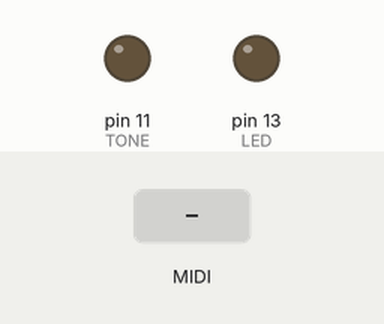
Simulated run of this sketch. Board: Arduino Uno, built with avr-gcc and run on an emulated ATmega328P. On the bench: output pins drawn as LEDs (lit = HIGH). The test bench sets the inputs (shaded band). MIDI output is not drawn; random numbers use the default seed unless the sketch sets one.

Above: at 1.2 s.
1.3 s: MIDI note 36 received
At 1.47 s:
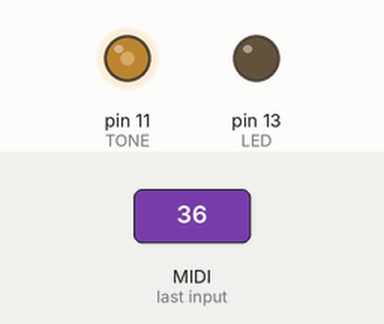
3.0 s: MIDI note 67 received
At 3.5 s:
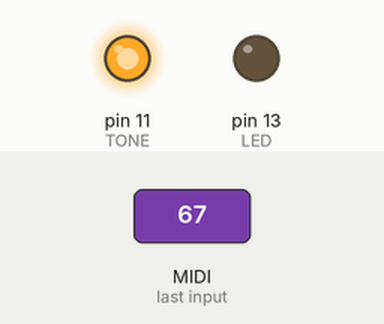
Timing chart, 0 to 6.0 s (numbered marks = the images above; inputs shaded):
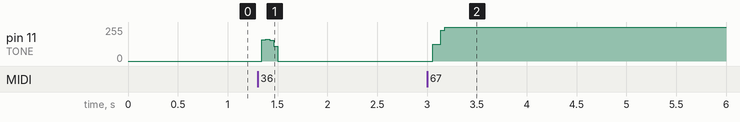

The sketch:

Alesis_SR16.ino
```cpp
#include </home/balin/sketchbook/libraries/MIDI/src/MIDI.h>

MIDI_CREATE_DEFAULT_INSTANCE();

// -----------------------------------------------------------------------------

// This example shows the old way of checking for input messages.
// It's simpler to use the callbacks now, check out the dedicated example.

#define TONE 11
#define LED 13                   // LED pin on Arduino Uno

// -----------------------------------------------------------------------------

void BlinkLed(byte num)         // Basic blink function
{
  num=0;
    for (byte i=0;i<num;i++)
    {
        digitalWrite(LED,HIGH);
        delay(50);
        digitalWrite(LED,LOW);
        //delay(450);
    }
}

double freq_from_midi(int midinote){
  int normalized_note;
  normalized_note = midinote-57;
  double twel=pow(2,float(1)/float(12));

  double freq = pow(twel,float(normalized_note))*220;
  return freq;

}

void SynthNote (int midinote){
  int normalized_note;
  double freq;
  int blink_note=0;

  switch (midinote){
    case 48: // tom 1
    Thump();
    break;

    case 36: // kick
    Stick();
    Thump();
    break;


    case 45: // tom 2
    Stick();
    break;

    case 38: // snare
    Stick();
    Whomp();
    break;


    case 41: // tom 3
    Squeek();
    break;

    case 42: // closed hat
    Stick();
    Whomp();
    Squeek();
    break;


    case 51: // ride
    Sticks();
    break;

    case 46: // open hat
    Noise(100000, 4000,6000);
    break;


    case 49: // crash
    Noise(10000, 100,1000);
    break;

    case 39: // claps
    Noise(100000, 3000,5000);
    break;


    case 65: // perc 1
    Whomp();
    break;

    case 67: // perc 2
    Noise(100000, 2000,4000);
    break;

  }

  freq=freq_from_midi(midinote);

  if (blink_note){
     tone(TONE,freq ,100);
     BlinkLed(1);
  }


  //BlinkLed(int(abs(midinote%10)));
}


void SynthOff(int midinote){
 // noTone(TONE);
}


void Noise(unsigned long dur,int minr, int maxr){
  unsigned long elap=0;
  int tog=1;
  int peak;

  while (elap<dur){
    peak=random(minr, maxr);
    elap+=peak;
    delayMicroseconds(peak);
    if (tog){
      digitalWrite(TONE,HIGH);
      tog=0;
    }else{
      digitalWrite(TONE,LOW);
      tog=1;
    }
  }
}

void Sticks(){
  int i;
  for (i=0;i<5;i++){
    Stick();
    delay(random(0,10));
  }
}

void Stick(){
  unsigned long dur=100000;
  unsigned long elap=0;
  int i;

  while (elap<dur){
    elap+=100/i;
    Noise(dur/100,100,100*i);
    i++;
  }
}

void Thump(){
  unsigned long dur=100000;
  unsigned long elap=0;
  int i;

  while (elap<dur){
    elap+=100*i;
    Noise(100*i,100,100*i);
    i++;
  }
}

void Squeek(){
  unsigned long dur=100000;
  unsigned long elap=0;
  int i=1;

  while (i<10){
    elap+=1000*(10-i);
    Noise(1000*(10-i),100,1000*(10-i));
    i++;
  }
}

void Whomp(){
  unsigned long dur=100000;
  unsigned long elap=0;
  int i;

  while (elap<dur){
    elap+=1000*i;
    Noise(1000*i,100,1000*i);
    i++;
  }
}

// -----------------------------------------------------------------------------

void setup()
{
    pinMode(LED, OUTPUT);
    pinMode(TONE, OUTPUT);

    MIDI.begin();           // Launch MIDI, by default listening to channel 1.
}

void loop()
{
    if (MIDI.read())                // Is there a MIDI message incoming ?
    {
        switch(MIDI.getType())      // Get the type of the message we caught
        {
            case midi::NoteOn:       // If it is a Program Change,
                SynthNote(MIDI.getData1());  // blink the LED a number of times
                                            // correponding to the program number
                                            // (0 to 127, it can last a while..)
                break;
            case midi::NoteOff:
                SynthOff(MIDI.getData1());
                break;
            // See the online reference for other message types
            default:
                break;
        }
    }
}
```

Measured:
- after the input at 3.0 s, pin 11 (TONE): 0/255 → 125/255 after 0.06 s, → 255/255 0.08 s later
